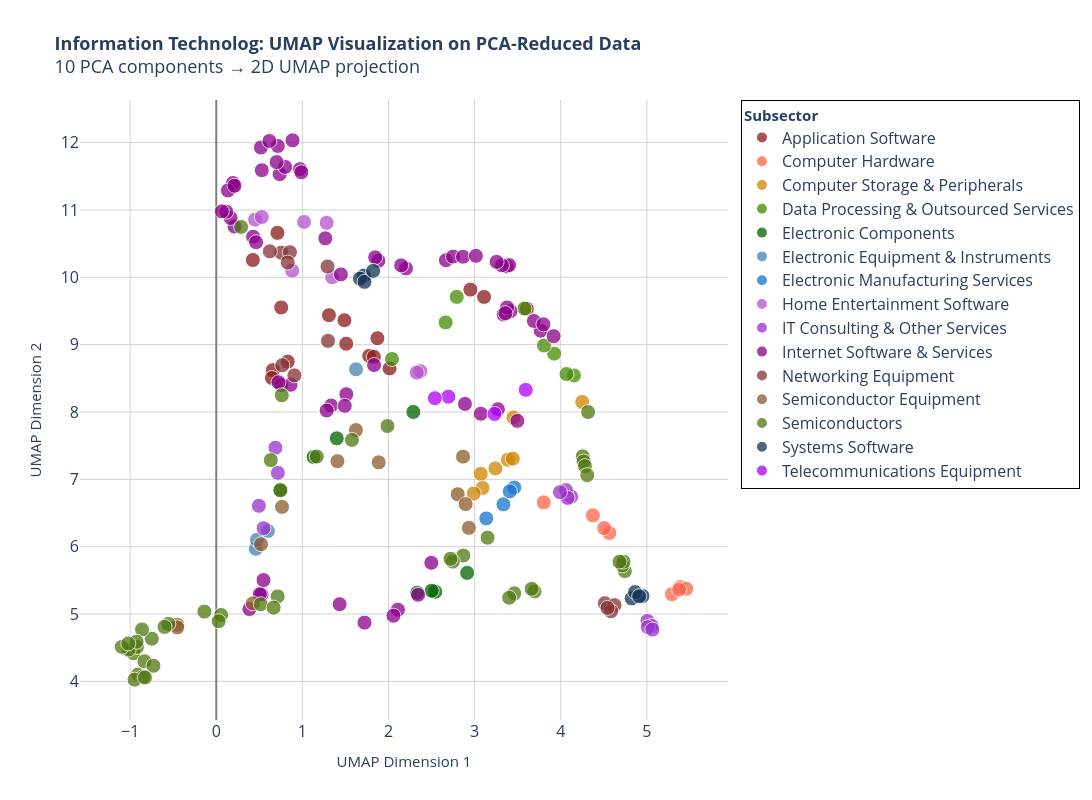

This figure's notebook cell:
### Code cell
### >> Plot 6: Interactive UMAP matplot

# Create interactive UMAP scatter plot with Reduced-PCA
fig = go.Figure()
sectors = sorted(df_umap['Subsector'].unique())

for sector in sectors:
    sector_data = df_umap[df_umap['Subsector'] == sector]
    
    # Prepare hover text
    hover_text = []
    for idx, row in sector_data.iterrows():
        text = f"<b>{row['Ticker']}</b><br>"
        text += f"Sector: {sector}<br>"
        text += f"UMAP1: {row['UMAP1']:.2f}<br>"
        text += f"UMAP2: {row['UMAP2']:.2f}<br>"
        if 'Revenue' in sector_data.columns:
            text += f"Revenue: ${row['Revenue']:,.0f}<br>"
        if 'Assets' in sector_data.columns:
            text += f"Assets: ${row['Assets']:,.0f}<br>"
        if 'Net Income' in sector_data.columns:
            text += f"Net Income: ${row['Net Income']:,.0f}"
        hover_text.append(text)
    
    fig.add_trace(go.Scatter(
        x=sector_data['UMAP1'],
        y=sector_data['UMAP2'],
        mode='markers',
        name=sector,
        marker=dict(
            size=15,
            color=sector_colors[sector],
            opacity=0.75,
            line=dict(width=1, color='white')
        ),
        text=hover_text,
        hovertemplate='%{text}<extra></extra>'
    ))

fig.update_layout(
    width=1300,
    height=800,
    title=dict(
        text='<b>Information Technolog: UMAP Visualization on PCA-Reduced Data</b><br>10 PCA components → 2D UMAP projection',
        font=dict(size=18)
    ),
    xaxis=dict(
        title='UMAP Dimension 1',
        title_font=dict(size=15),  
        gridcolor='lightgray',
        showgrid=True,
        zeroline=True,
        zerolinecolor='gray',
        zerolinewidth=2
    ),
    yaxis=dict(
        title='UMAP Dimension 2',
        title_font=dict(size=15),  
        gridcolor='lightgray',
        showgrid=True,
        zeroline=True,
        zerolinecolor='gray',
        zerolinewidth=2
    ),
    hovermode='closest',
    plot_bgcolor='white',
    legend=dict(
        title=dict(text='<b>Subsector</b>', font=dict(size=15)),
        bgcolor="rgba(255,255,255,0.95)",
        bordercolor="black",
        borderwidth=1,
        font=dict(size=16),
        itemsizing='constant'
    )
)

fig.update_xaxes(tickfont=dict(size=16))
fig.update_yaxes(tickfont=dict(size=16))
fig.show()


## >> save as html and png for sharing
FILE_NAME = f"IT_subector_UMAP_pca_reduced(n=10)_test11"
fig.write_html(f"{HTML_PATH}/{FILE_NAME}.html")
fig.write_image(f"{FIG_PATH}/{FILE_NAME}.png",
               width=1300, height=800,
               scale=3          # Scale factor (like DPI multiplier)
               )

# allow to open automatically in the default browser
webbrowser.open(f"{HTML_PATH}/{FILE_NAME}.html")
